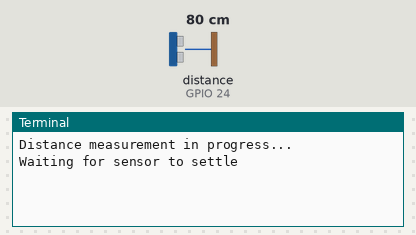
Bench run of a program on a simulated Raspberry Pi (BCM pin numbers). Shown: the last lines printed to the terminal. The inputs (shaded band) are chosen by the test bench; at power-on: distance to the obstacle (sensor on GPIO 24) 80 cm. The echo pulse lasts 58.3 µs per cm; the clock reads 2024-03-15 10:24:30 at power-on unless the program sets it.

Above: at 1.2 s.
1.3 s: distance to the obstacle (sensor on GPIO 24) set to 2 cm
At 2.9 s:
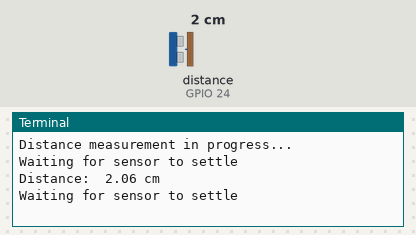
5.5 s: distance to the obstacle (sensor on GPIO 24) set to 4 cm
At 7.2 s:
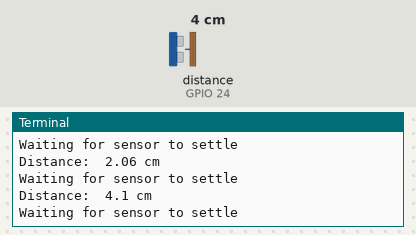

The program:

6-hc_sr04-sensor.py
```python
#!/usr/bin/python
#
# HC-SR04 Ultrasonic ranging sensor
#
import RPi.GPIO as GPIO
import sys, time

try:
    GPIO.setmode(GPIO.BCM)

    TRIG = 23
    ECHO = 24

    print "Distance measurement in progress..."

    GPIO.setup(TRIG, GPIO.OUT)
    GPIO.setup(ECHO, GPIO.IN)
    GPIO.output(TRIG, False)
    while True:
        print "Waiting for sensor to settle"

        time.sleep(2)

        GPIO.output(TRIG, True)

        time.sleep(0.00001)

        GPIO.output(TRIG, False)

        while GPIO.input(ECHO) == 0:
            pulse_start = time.time()

        while GPIO.input(ECHO) == 1:
            pulse_end = time.time()

        pulse_duration = pulse_end - pulse_start
        distance = pulse_duration * 17150
        distance = round(distance, 2)

        print "Distance: ", distance, "cm"
except KeyboardInterrupt:
      GPIO.cleanup()
      print("<Ctrl+C> pressed... exiting.")
except:
      GPIO.cleanup()
      print("Error: {0} {1}".format(sys.exc_info()[0], sys.exc_info()[1]))
```

Measured:
- after the input at 1.3 s, the terminal: prints a new line after 0.70 s (image 1)
- after the input at 5.5 s, the terminal: prints a new line after 0.50 s (image 2)
